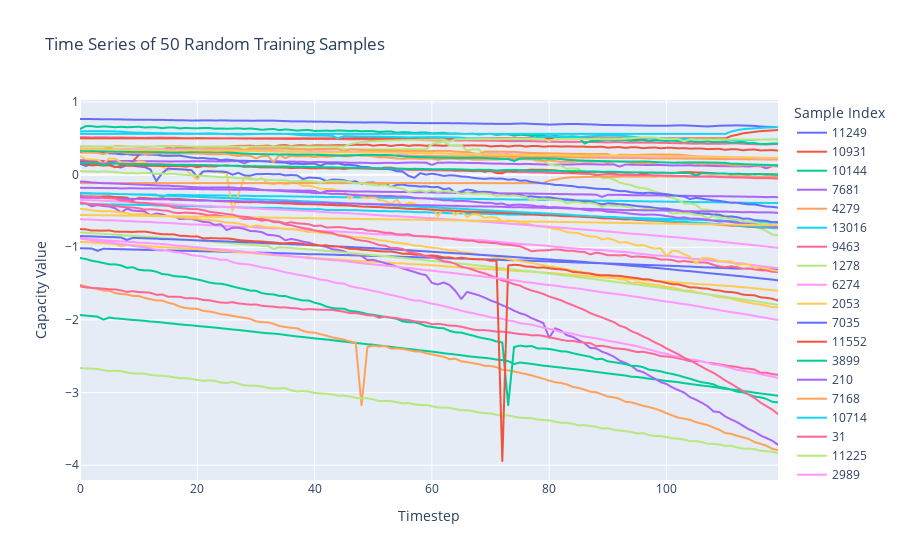

Notebook source saved alongside this figure:
### Code cell
import numpy as np
import pandas as pd
import plotly.express as px

# Assuming X_train is your training set array.
# For instance, X_train might have shape (n_samples, 120, 1).

# Randomly select 50 samples from the training set
n_samples_total = X_train.shape[0]
selected_indices = np.random.choice(n_samples_total, size=50, replace=False)
X_random = X_train[selected_indices]

# If X_random has shape (50, 120, 1), squeeze the last dimension
if len(X_random.shape) == 3:
    n_samples, n_timesteps, n_features = X_random.shape
    if n_features == 1:
        X_random = X_random.squeeze(axis=-1)  # now shape is (n_samples, n_timesteps)
    else:
        raise ValueError("Expected feature dimension to be 1 for plotting a single time series per sample.")
else:
    n_samples, n_timesteps = X_random.shape

# Create a DataFrame where each row is a sample and each column is a timestep
df = pd.DataFrame(X_random, columns=[f"timestep_{i}" for i in range(n_timesteps)])
df["sample"] = selected_indices  # Label the samples with their original indices

# Melt the DataFrame to long format: each row becomes (sample, timestep, value)
df_long = df.melt(id_vars="sample", var_name="timestep", value_name="value")
# Convert the 'timestep' column from "timestep_0" to an integer (0)
df_long["timestep"] = df_long["timestep"].str.replace("timestep_", "").astype(int)

# Create a line plot with Plotly Express: one line per sample
fig = px.line(
    df_long,
    x="timestep",
    y="value",
    color="sample",
    title="Time Series of 50 Random Training Samples",
    labels={"timestep": "Timestep", "value": "Capacity Value", "sample": "Sample Index"}
)

fig.show()
